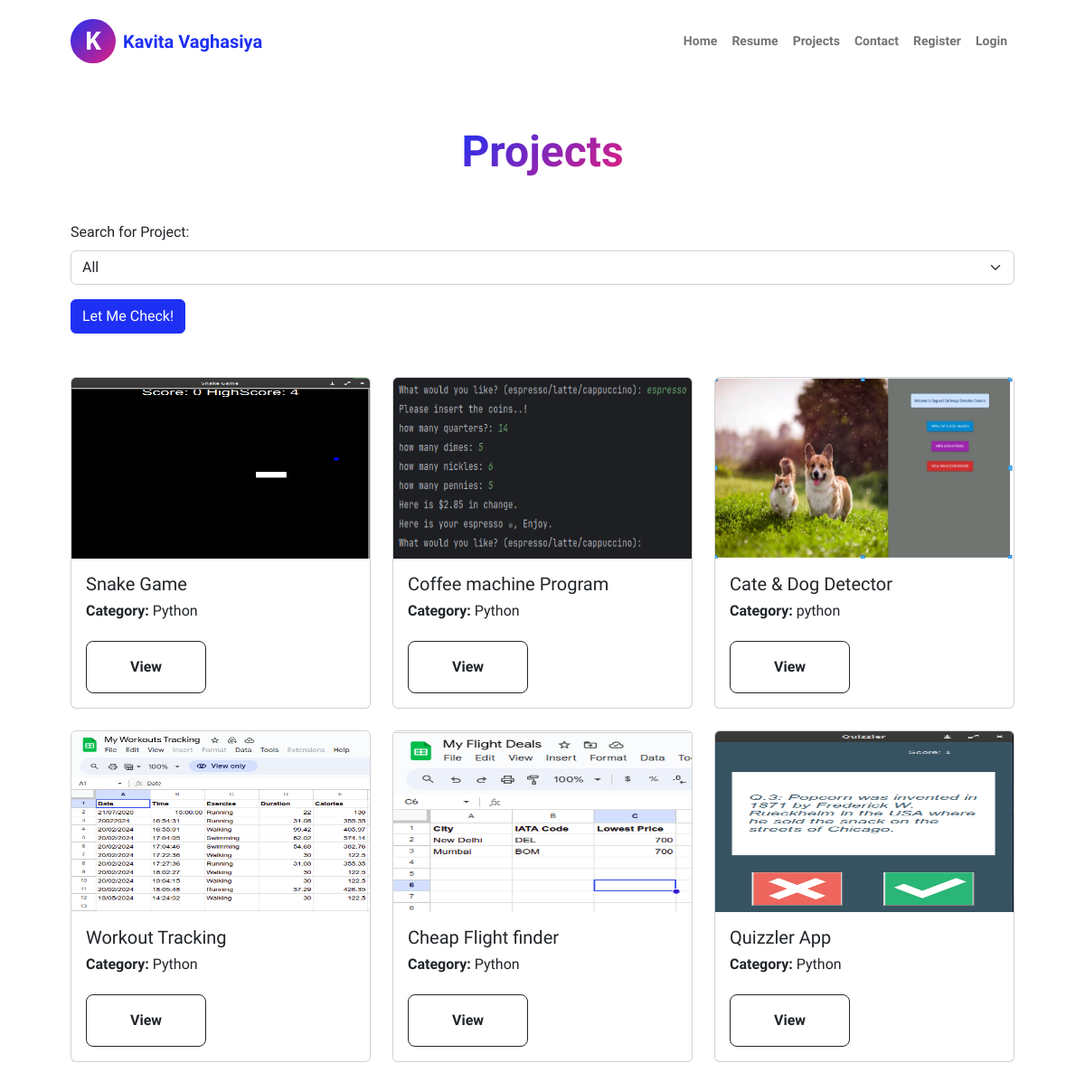
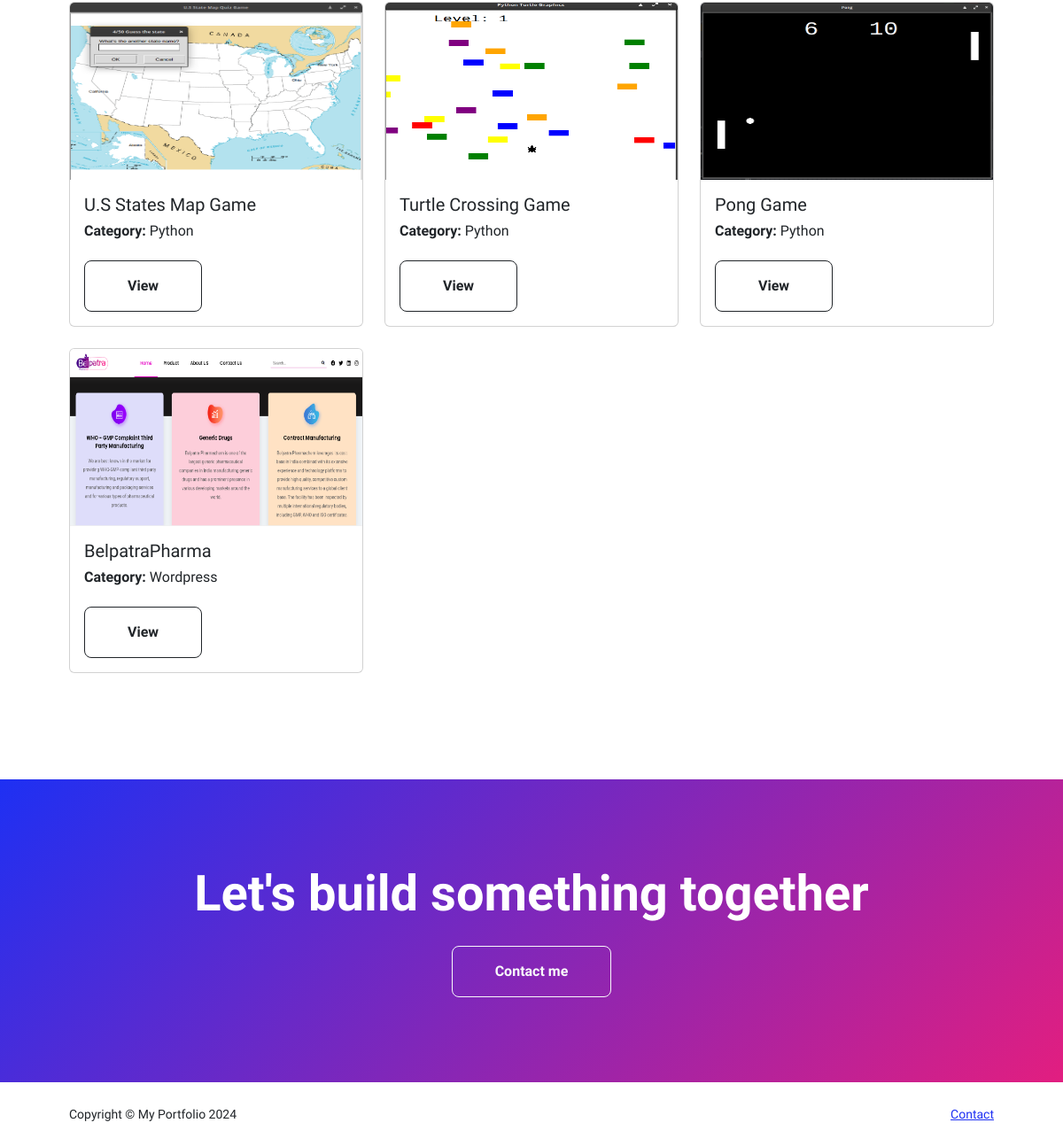
Page /projects on the earlier database version (2 pictures, top to bottom).
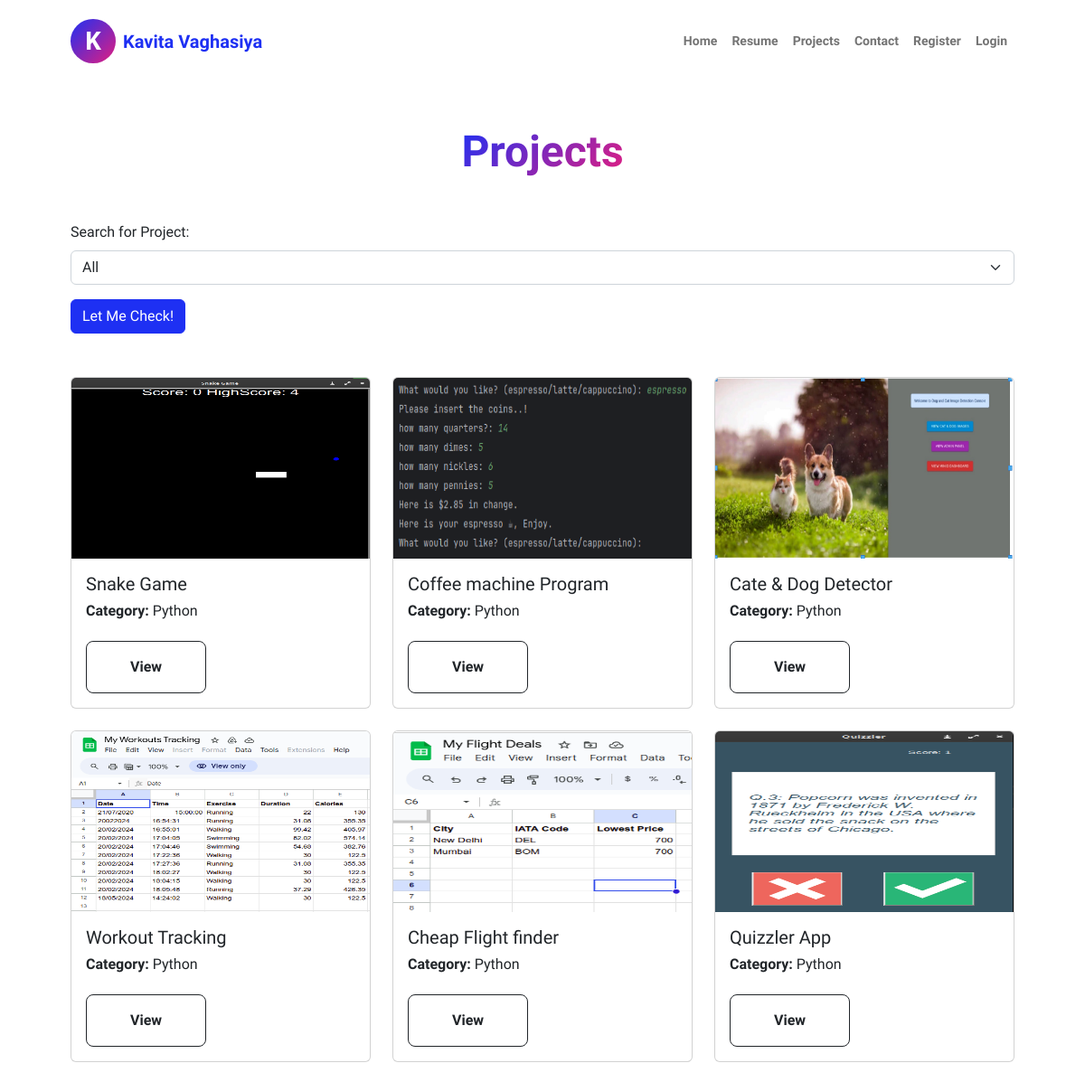
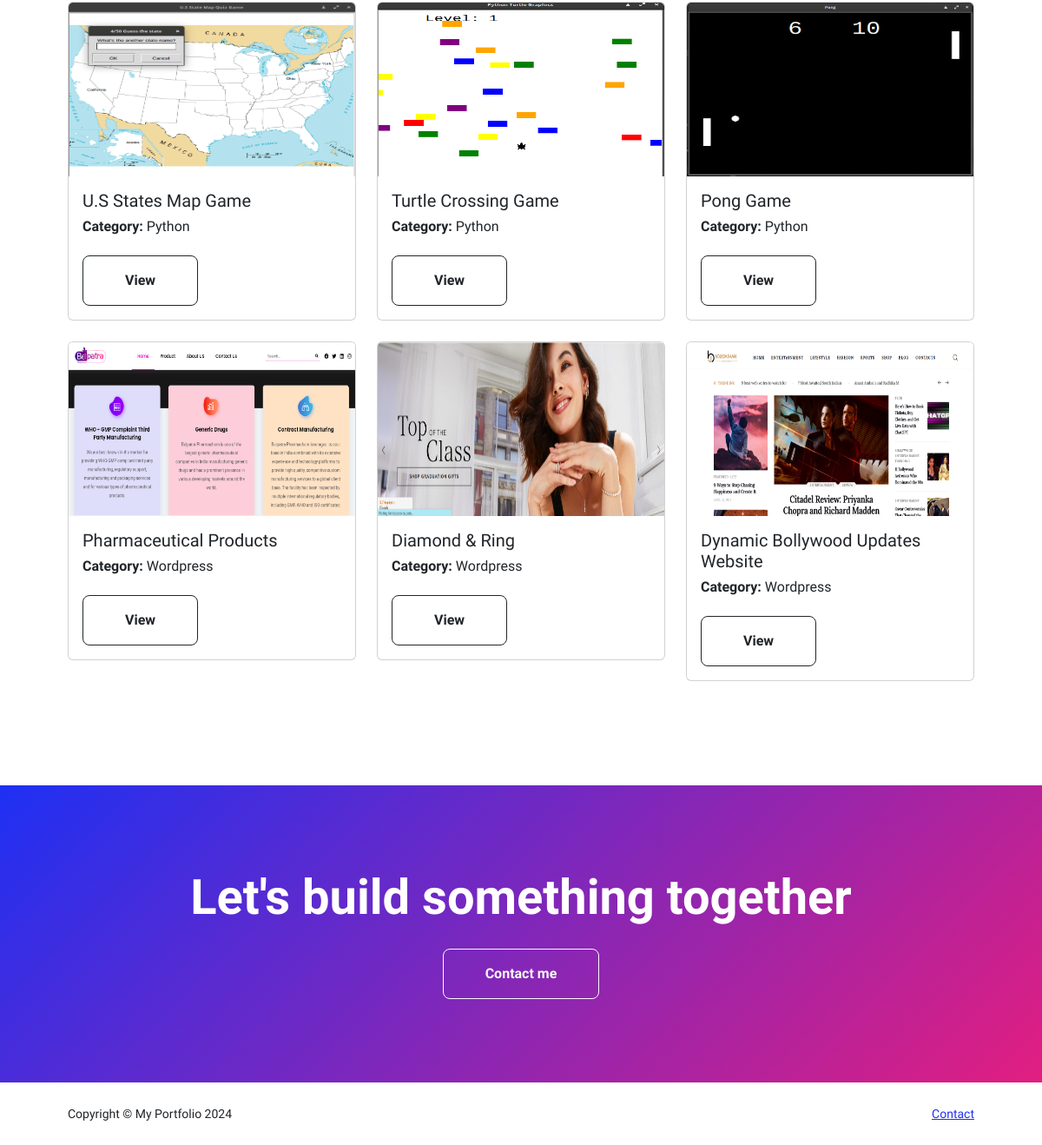
Same page on the later database version (2 pictures, top to bottom).
### main.py (models this page shows)
class PortfolioProjects(db.Model):
    __tablename__ = "projects"
    id: Mapped[int] = mapped_column(Integer, primary_key=True)
    author_id: Mapped[int] = mapped_column(Integer, db.ForeignKey("users.id"))
    author = relationship("User", back_populates="projects")
    title: Mapped[str] = mapped_column(String(250), unique=True, nullable=False)
    project_url: Mapped[str] = mapped_column(String(250))
    category: Mapped[str] = mapped_column(String(50))
    date: Mapped[str] = mapped_column(String(250), nullable=False)
    body: Mapped[str] = mapped_column(Text, nullable=False)
    img_url: Mapped[str] = mapped_column(String(250))

### main.py (the view)
@app.route('/projects', methods=['GET', 'POST'])
def projects():
    result = []
    form = ProjectSearchForm()
    if form.validate_on_submit():
        if form.data['select'] == 'WordPress':
            result = db.session.execute(db.select(PortfolioProjects).where(PortfolioProjects.category == "Wordpress"))
        elif form.data['select'] == 'Python':
            result = db.session.execute(db.select(PortfolioProjects).where(PortfolioProjects.category == "Python"))
        else:
            result = db.session.execute(db.select(PortfolioProjects))
    else:
        result = db.session.execute(db.select(PortfolioProjects))
    projects = result.scalars().all()
    if not result:
        flash('No results found!')
        return redirect('/')
    return render_template("projects.html", current_year=current_year, all_project=projects, form=form, current_user=current_user)

### main.py
class ProjectSearchForm(FlaskForm):
    choices = [
        ('All', 'All'),
        ('Python', 'Python'),
        ('WordPress', 'WordPress')
    ]
    select = SelectField('Search for Project:', choices=choices)
    submit = SubmitField("Let Me Check!")

### templates/projects.html (shortened to what this page needs)
{% from "bootstrap5/form.html" import render_form %}
{% block content %}
{% include "header.html" %}
            <section class="py-5">
                <div class="container px-5 mb-5">
                    <div class="text-center mb-5">
                        <h1 class="display-5 fw-bolder mb-0"><span class="text-gradient d-inline">Projects</span></h1>
                    </div>
                    <div class="col-xs-1 center-block mb-5">
                        {{ render_form(form, novalidate=True, button_map={"submit": "primary"}) }}
                    </div>
                    <div class="row" data-masonry="{&quot;percentPosition&quot;: true }" >
                        {% for project in all_project %}
                        <div class="col-sm-6 col-lg-4 mb-4">
                          <div class="card">
                              <img class="bd-placeholder-img card-img-top" width="100%" height="200" src="{{ project.img_url }}" alt="..." />
                              <div class="card-body">
                              <h5 class="card-title">{{ project.title }}</h5>
                                  <h6 class="card-category"><strong>Category: </strong>{{ project.category }}</h6>
                                  <div class="d-grid gap-2 d-md-flex justify-content-md-start pt-3">
                                        <a class="btn btn-outline-dark btn-lg px-5 py-3 fs-6 fw-bolder" href="{{ url_for('show_single_project', project_id=project.id) }}">View</a>
                                  </div>
                              </div>
                          </div>
                        </div>
                        {% endfor %}
                    </div>
                </div>
            </section>
            <section class="py-5 bg-gradient-primary-to-secondary text-white">
                <div class="container px-5 my-5">
                    <div class="text-center">
                        <h2 class="display-4 fw-bolder mb-4">Let's build something together</h2>
                        <a class="btn btn-outline-light btn-lg px-5 py-3 fs-6 fw-bolder" href="{{ url_for('contact') }}">Contact me</a>
                    </div>
                </div>
            </section>
        </main>
{% include "footer.html" %}
{% endblock %}

### templates/header.html (shortened to what this page needs)
<!DOCTYPE html>
<html lang="en">
    <head>
        {% block styles %}
        {{ bootstrap.load_css() }}
        <link href="https://cdn.jsdelivr.net/npm/bootstrap-icons@1.8.1/font/bootstrap-icons.css" rel="stylesheet" />
        <link href="{{ url_for('static', filename='css/styles.css') }}" rel="stylesheet" />
        {% endblock %}
    </head>
    <body class="d-flex flex-column h-100">
        <main class="flex-shrink-0">
            <nav class="navbar navbar-expand-lg navbar-light bg-white py-3">
                <div class="container px-5">
                    <a class="navbar-brand d-flex align-items-center" href="{{ url_for('home') }}">
                        <span class="logo-symbol bg-gradient-primary-to-secondary text-white rounded-circle fw-bold me-2 px-3 pt-1" style="font-family: var(--bs-font-monospace);
    font-size: 30px;">K</span>
                        <span class="fw-bolder text-primary"> Kavita Vaghasiya</span>
                    </a>
                    <div class="collapse navbar-collapse" id="navbarSupportedContent">
                        <ul class="navbar-nav ms-auto mb-2 mb-lg-0 small fw-bolder">
                            <li class="nav-item"><a class="nav-link" href="{{ url_for('home') }}">Home</a></li>
                            <li class="nav-item"><a class="nav-link" href="{{ url_for('resume') }}">Resume</a></li>
                            <li class="nav-item"><a class="nav-link" href="{{ url_for('projects') }}">Projects</a></li>
                            <li class="nav-item"><a class="nav-link" href="{{ url_for('contact') }}">Contact</a></li>
                            {% if not current_user.is_authenticated: %}
                            <li class="nav-item"><a class="nav-link" href="{{ url_for('register') }}">Register</a></li>
                            <li class="nav-item"><a class="nav-link" href="{{ url_for('login') }}">Login</a></li>
                            {% else %}
                            <li class="nav-item"><a class="nav-link" href="{{ url_for('logout') }}">Logout</a></li>
                            {% endif %}
                        </ul>
                    </div>
                </div>
            </nav>

### templates/footer.html (shortened to what this page needs)
        <footer class="bg-white py-4 mt-auto">
            <div class="container px-5">
                <div class="row align-items-center justify-content-between flex-column flex-sm-row">
                    <div class="col-auto"><div class="small m-0">Copyright &copy; My Portfolio {{current_year}}</div></div>
                    <div class="col-auto">
                        <a class="small" href="{{ url_for('contact') }}">Contact</a>
                    </div>
                </div>
            </div>
        </footer>
    </body>
</html>

Differences in the rows shown:
changed PortfolioProjects "Cate & Dog Detector": category "python" → "Python"
changed PortfolioProjects: title "BelpatraPharma" → "Pharmaceutical Products"
added PortfolioProjects: img_url (picture), title "Diamond & Ring", category "Wordpress"
added PortfolioProjects: img_url (picture), title "Dynamic Bollywood Updates Website", category "Wordpress"
